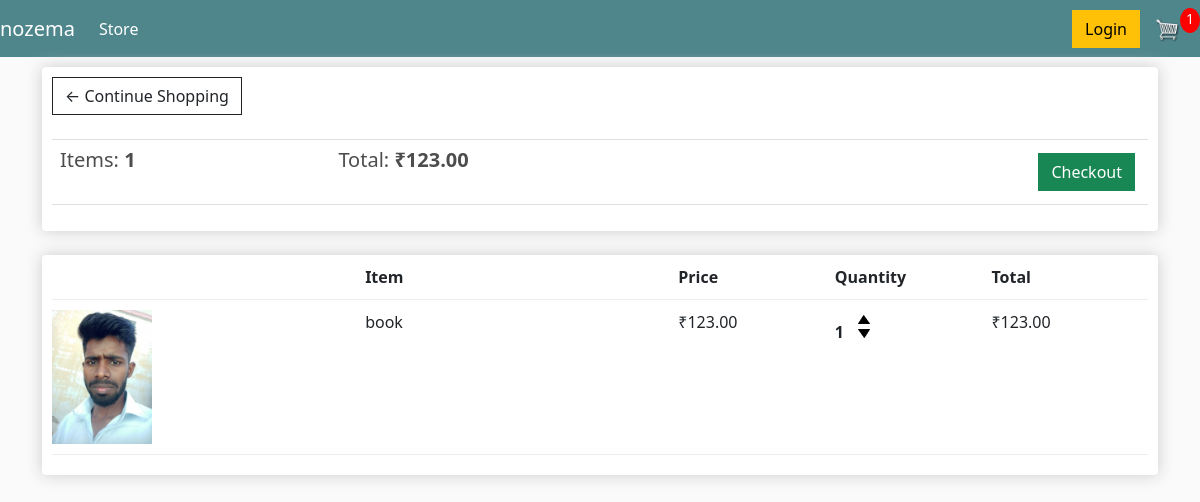
The app's page /cart/ (signed in) with its own data.
### store/models.py (models this page shows, shortened)
class Order(models.Model):
    customer = models.ForeignKey(Customer, on_delete=models.SET_NULL, null=True, blank='True')
    date_ordered = models.DateTimeField(auto_now_add=True)
    complete = models.BooleanField(default=False)
    transaction_id = models.CharField(max_length=100, null=True)
    @property
    def get_cart_total(self):
        orderitems = self.orderitem_set.all()
        total = sum([item.get_total for item in orderitems])
        return total
    @property
    def get_cart_items(self):
        orderitems = self.orderitem_set.all()
        total = sum([item.quantity for item in orderitems])
        return total

class OrderItem(models.Model):
    product = models.ForeignKey(Product, on_delete=models.SET_NULL,null=True)
    order = models.ForeignKey(Order, on_delete=models.SET_NULL,null=True)
    quantity = models.IntegerField(default=0, null=True, blank=True)
    date_added = models.DateTimeField(auto_now_add=True)
    @property
    def get_total(self):
       total = self.product.price * self.quantity
       return total

class Product(models.Model):
    name = models.CharField(max_length=200)
    price = models.DecimalField(max_digits=7, decimal_places=2)
    digital = models.BooleanField(default=False, null=True, blank=True)
    image = models.ImageField(null=True, blank = True)
    @property
    def imageURL(self):
        try:
            url = self.image.url
        except:
            url = ""
        return url

### store/views.py (the view)
# urls.py: path('cart/',views.cart, name='cart'),
def cart(request):
    data = cartData(request)
    cartItems = data['cartItems']
    order = data['order']
    items = data['items']
    context = {'items':items, 'order':order, 'cartItems':cartItems}
    return render(request,"store/cart.html",context)

### store/utils.py (called while the page is built)
def cartData(request):
    if request.user.is_authenticated:
        customer = request.user.customer
        order, created = Order.objects.get_or_create(customer = customer, complete=False)
        items = order.orderitem_set.all()
        cartItems = order.get_cart_items
    else:
        cookieData = cookieCart(request)
        cartItems = cookieData['cartItems']
        order = cookieData['order']
        items = cookieData['items']
    return {'cartItems':cartItems, 'order':order, 'items':items}

### templates/store/cart.html (shortened to what this page needs)
{% extends 'store/main.html' %}
{% load static%}
{% block content %}
<div class="row">
    <div class="col-lg-12">
        <div class="box-element">
            <a class="btn btn-outline-dark" href={% url 'store' %}>
                &#x2190; Continue Shopping
            <br>
            <br>
            <table class="table">
                <tr>
                    <th>
                        <h5>Items:
                            <strong>
                                {{order.get_cart_items}}
                            </strong>
                        </h5>
                    </th>
                    <th>
                        <h5>Total:
                            <strong>
                                &#x20B9;{{order.get_cart_total|floatformat:2}}
                            </strong>
                        </h5>
                    </th>
                    <th>
                        <a style="float:right;margin:5px;" class="btn btn-success" href="{% url 'checkout' %}">
                            Checkout
                        </a>
                    </th>
                </tr>
            </table>
        </div>
        <br>
        <div class="box-element">
            <div class="cart-row">
                <div style="flex:2"></div>
                <div style="flex:2"><strong>Item</strong></div>
                <div style="flex:1"><strong>Price</strong></div>
                <div style="flex:1"><strong>Quantity</strong></div>
                <div style="flex:1"><strong>Total</strong></div>
            </div>
            {% for item in items %}
            <div class="cart-row">
                <div style="flex:2">
                    <img class="row-image" src="{{item.product.imageURL}}">
                </div>
                <div style="flex:2"><p>{{item.product.name}}</p></div>
                <div style="flex:1"><p>&#x20B9;{{item.product.price|floatformat:2}}</p></div>
                <div style="flex:1">
                    <p class="quantity">{{item.quantity}}</p>
                    <div class='quantity'>
                        <img data-product="{{item.product.id}}" data-action="add" class='chg-quantity update-cart' src="{% static 'images/arrow-up.png' %}">
                        <img data-product="{{item.product.id}}" data-action="remove" class='chg-quantity update-cart' src="{% static 'images/arrow-down.png' %}">
                    </div>
                </div>
                <div style="flex:1"><p>&#x20B9;{{item.get_total}}</p></div>
            </div>
            {% endfor %}
        </div>
    </div>
</div>
{% endblock content %}

### static/css/main.css (style rules this page uses)
body { background-color: hsl(0, 0%, 98%); }
h1,h2,h3,h4,h5,h6 { color:hsl(0, 0%, 30%); }
.box-element { box-shadow:hsl(0, 0%, 80%) 0 0 16px; background-color: #fff; border-radius: 4px; padding: 10px; }
.col-lg-4, .col-lg-6, .col-lg-8, .col-lg-12 { margin-top: 10px; }
.btn { border-radius: 0; }
.row-image { width: 100px; }
.cart-row { display: flex; align-items: flex-stretch; padding-bottom: 10px; margin-bottom: 10px; border-bottom: 1px solid #ececec; }
.quantity { display: inline-block; font-weight: 700; padding-right:10px; }
.chg-quantity { width: 12px; cursor: pointer; display: block; margin-top: 5px; transition:.1s; }

### records on screen
Order: get_cart_items "1", get_cart_total "123.00"
OrderItem: product.imageURL (picture), product.name "book", product.price "123.00", quantity "1", get_total "123.00"

### other values on screen
{{ cartItems }} "1"
